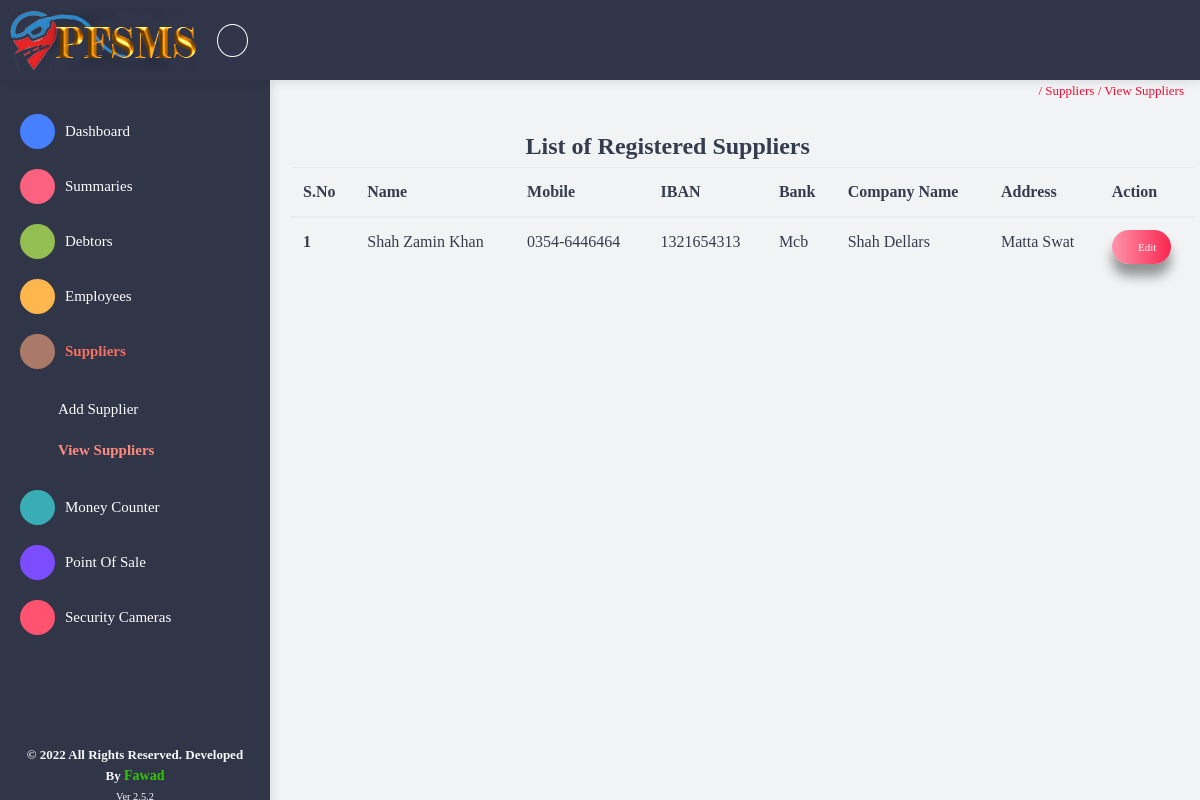
Page /Suppliers/View-Supplier (signed in) on the committed database.
### Web/models.py (models this page shows, shortened)
class Supplier_Detail(models.Model):
    id = models.AutoField(primary_key=True)
    Admin = models.ForeignKey(User, on_delete=models.CASCADE)
    Name = models.CharField(max_length=20)
    Email = models.CharField(max_length=20)
    Mobile = models.CharField(max_length=13)
    IBAN = models.CharField(max_length=20)
    Bank_Name = models.CharField(max_length=20)
    Company_Name = models.CharField(max_length=55)
    Resident_Address = models.CharField(max_length=30)
    class Meta:
        verbose_name_plural = "Supplier Details"

### Web/views.py (the view)
# urls.py: path('Suppliers/View-Supplier', views.viewSuppliers, name="View Supplier"),
@login_required(login_url='/Login')
def viewSuppliers(request):
    if not models.Supplier_Detail.objects.filter(Admin=request.user):
        messages.error(request, 'Sorry! You Dont Have Any Supplier Registered')
    else:
        suppliers = models.Supplier_Detail.objects.filter(Admin=request.user)
        return render(request, 'View_Supplier.html', {'suppliers': suppliers})
    return render(request, 'View_Supplier.html')

### Web/templates/View_Supplier.html (shortened to what this page needs)
{% extends 'Base.html' %}
{% block linkTitle %}Suppliers / View Suppliers {% endblock %}
{% block body %}
    <div class="card-block">
        <div class="form-group row">
            {% if suppliers %}
                <div class="text-center col-md-10">
                    <h4 class="font-weight-bold">List of Registered Suppliers</h4>
                </div>
                <table class="table table-hover">
                    <thead>
                    <tr>
                        <th>S.No</th>
                        <th>Name</th>
                        <th>Mobile</th>
                        <th>IBAN</th>
                        <th>Bank</th>
                        <th>Company Name</th>
                        <th>Address</th>
                        <th>Action</th>
                    </tr>
                    </thead>
                    <tbody>
                    {% for i in suppliers %}
                        <tr>
                            <th>{{ forloop.counter }}</th>
                            <td>{{ i.Name }}</td>
                            <td>{{ i.Mobile }}</td>
                            <td>{{ i.IBAN }}</td>
                            <td>{{ i.Bank_Name }}</td>
                            <td>{{ i.Company_Name }}</td>
                            <td>{{ i.Resident_Address }}</td>
                            <td><a class="btn btn-grd-danger btn-round btn-sm icofont-edit-alt cardStyling"
                                   href="{% url 'Edit Supplier' i.id %}" role="button"> Edit</a></td>
                        </tr>
                    {% endfor %}
                    </tbody>
                </table>
            {% endif %}
        </div>
    </div>
{% endblock %}

### Web/templates/Base.html (style rules this page uses)
.cardStyling { box-shadow: 0 12px 12px 0 rgba(0, 0, 0, 0.4); }

### rows in the picture
Supplier_Detail: Name "Shah Zamin Khan", Mobile "0354-6446464", IBAN "1321654313", Bank_Name "Mcb", Company_Name "Shah Dellars", Resident_Address "Matta Swat"
